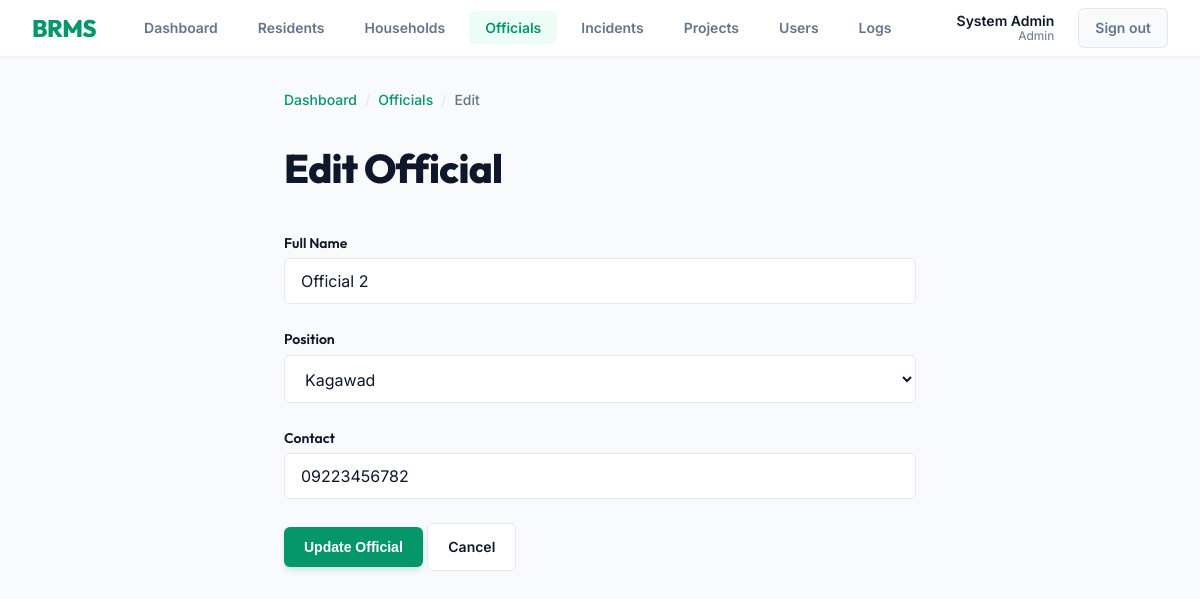
/officials/edit.php?id=2 (signed in), run on the app's committed database.
### tables this page shows
CREATE TABLE `tbl_officials` (
  `official_id` int(11) NOT NULL,
  `official_name` varchar(100) DEFAULT NULL,
  `position` varchar(100) DEFAULT NULL,
  `contact_information` varchar(100) DEFAULT NULL
);

### officials/edit.php (the view, shortened to what this page needs)
<?php
include '../db.php';
$id = $_GET['id'];
$query = "SELECT * FROM tbl_officials WHERE official_id = $id";
$result = mysqli_query($conn, $query);
$official = mysqli_fetch_assoc($result);
?>
<!DOCTYPE html>
<html lang="en">
<head>
    <link rel="stylesheet" href="../style.css">
</head>
<body>
    <?php include '../navbar.php'; ?>
    <div class="page-shell page-shell--narrow page-content">
        <div class="breadcrumb-bar">
            <a href="../index.php">Dashboard</a>
            <span class="sep">/</span>
            <a href="index.php">Officials</a>
            <span class="sep">/</span>
            <span>Edit</span>
        </div>
        <div class="page-header">
            <h1>Edit Official</h1>
        </div>
        <form method="POST" id="edit-official-form">
            <div class="form-group">
                <label class="form-label" for="official_name">Full Name</label>
                <input type="text" id="official_name" name="official_name" class="form-control" style="width:100%" value="<?php echo $official['official_name']; ?>" required>
            </div>
            <div class="form-group">
                <label class="form-label" for="position">Position</label>
                <select id="position" name="position" class="form-select" style="width:100%" required>
                    <option value="Kagawad" <?php if($official['position']=='Kagawad') echo 'selected'; ?>>Kagawad</option>
                </select>
            </div>
            <div class="form-group">
                <label class="form-label" for="contact_information">Contact</label>
                <input type="text" id="contact_information" name="contact_information" class="form-control" style="width:100%" value="<?php echo $official['contact_information']; ?>" required>
            </div>
            <div class="form-actions">
                <button type="submit" class="btn-accent" id="update-official-btn">Update Official</button>
                <a href="index.php" class="btn-secondary">Cancel</a>
            </div>
        </form>
    </div>
</body>
</html>

### style.css (style rules this page uses)
:root { --color-primary: #059669; --color-primary-hover:#047857; --color-primary-light:#ecfdf5; --color-accent: #f59e0b; --color-accent-hover: #d97706; --color-accent-light: #fffbeb; --color-surface: #f8fafc; --color-surface-alt: #ffffff; --color-text: #0f172a; --color-text-muted: #64748b; --color-border: #e2e8f0; --color-border-light: #f1f5f9; --color-danger: #ef4444; --color-danger-soft: #fef2f2; --color-warning: #eab308; --color-warning-soft: #fefce8; --color-success: #10b981; --color-success-soft: #ecfdf5; --color-info: #3b82f6; --color-info-soft: #eff6ff; --space-xs: 0.25rem; --space-sm: 0.5rem; --space-md: 1rem; --space-lg: 1.5rem; --space-xl: 2rem; --space-2xl: 3rem; --space-3xl: 4rem; --font-heading: 'Outfit', system-ui, sans-serif; --font-body: 'Inter', system-ui, sans-serif; --text-xs: 0.75rem; --text-sm: 0.875rem; --text-base: 1rem; --text-md: 1.125rem; --text-lg: 1.5rem; --text-xl: 2rem; --text-2xl: 2.5rem; --radius-sm: 6px; --radius-md: 12px; --radius-lg: 16px; --radius-xl: 24px; --shadow-sm: 0 1px 2px 0 rgb(0 0 0 / 0.05); --shadow-md: 0 4px 6px -1px rgb(0 0 0 / 0.1), 0 2px 4px -2px rgb(0 0 0 / 0.1); --shadow-lg: 0 10px 15px -3px rgb(0 0 0 / 0.1), 0 4px 6px -4px rgb(0 0 0 / 0.1); --ease-out: cubic-bezier(0.16, 1, 0.3, 1); --duration: 200ms; }
*, *::before, *::after { box-sizing: border-box; }
body { font-family: var(--font-body); font-size: var(--text-base); color: var(--color-text); background-color: var(--color-surface); line-height: 1.6; -webkit-font-smoothing: antialiased; margin: 0; padding: 0; }
h1, h2, h3, h4, h5, h6 { font-family: var(--font-heading); color: var(--color-text); margin-top: 0; }
.page-shell { max-width: 1200px; margin: 0 auto; padding: var(--space-xl) var(--space-lg); }
.page-shell--narrow { max-width: 680px; }
.page-header { display: flex; align-items: center; justify-content: space-between; margin-bottom: var(--space-xl); gap: var(--space-md); }
.page-header h1 { font-size: var(--text-2xl); font-weight: 800; margin: 0; letter-spacing: -0.02em; color: var(--color-text); }
.btn-accent { display: inline-flex; align-items: center; gap: var(--space-xs); background-color: var(--color-primary); color: white; border: none; padding: 0.75rem 1.25rem; border-radius: var(--radius-sm); font-size: var(--text-sm); font-weight: 600; cursor: pointer; text-decoration: none; transition: all var(--duration) var(--ease-out); box-shadow: 0 4px 6px -1px rgb(5 150 105 / 0.2); }
.btn-secondary { display: inline-flex; align-items: center; gap: var(--space-xs); background-color: var(--color-surface-alt); color: var(--color-text); border: 1px solid var(--color-border); padding: 0.75rem 1.25rem; border-radius: var(--radius-sm); font-size: var(--text-sm); font-weight: 600; cursor: pointer; text-decoration: none; transition: all var(--duration) var(--ease-out); }
.form-group { margin-bottom: var(--space-lg); }
.form-label { display: block; font-family: var(--font-heading); font-weight: 600; font-size: var(--text-sm); color: var(--color-text); margin-bottom: var(--space-xs); }
.form-control, .form-select { width: 100%; font-family: var(--font-body); font-size: var(--text-base); padding: 0.75rem 1rem; border: 1px solid var(--color-border); border-radius: var(--radius-sm); background-color: var(--color-surface-alt); color: var(--color-text); transition: all var(--duration) var(--ease-out); }
.breadcrumb-bar { display: flex; align-items: center; gap: var(--space-sm); font-size: var(--text-sm); font-weight: 500; color: var(--color-text-muted); margin-bottom: var(--space-lg); }
.breadcrumb-bar a { color: var(--color-primary); text-decoration: none; }
.breadcrumb-bar .sep { color: var(--color-border); }
.page-content { animation: fadeSlideUp 400ms var(--ease-out) both; }

### data on the page
tbl_officials: official_name "Official 2", position "Kagawad", contact_information "09223456782"

### other printed values
$_SESSION['full_name'] "System Admin"
$_SESSION['role'] "Admin"
